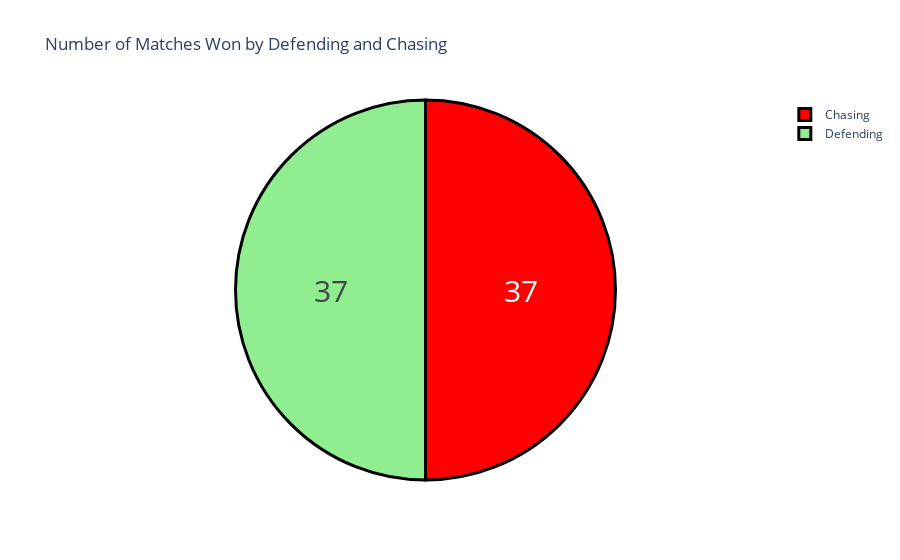

The code cell stored with this chart in its notebook:
### Code cell
won_by = df["won_by"].value_counts()
label = won_by.index
counts = won_by.values
colors = ["red" , "lightgreen"]
fig = go.Figure(data = [go.Pie(labels = label , values = counts)])
fig.update_layout(title_text="Number of Matches Won by Defending and Chasing")
fig.update_traces(hoverinfo ="label+percent" , textinfo = "value", textfont_size = 30 ,
                  marker = dict(colors = colors , line = dict(color = "black"  , width = 3)) )

### Figure 1 — Plotly figure (JSON) as saved in the notebook; plotly's stock layout.template omitted (floating-point values rounded to 4 significant figures)
{"data": [{"hoverinfo": "label+percent", "labels": ["Chasing", "Defending"], "marker": {"colors": ["red", "lightgreen"], "line": {"color": "black", "width": 3}}, "textfont": {"size": 30}, "textinfo": "value", "type": "pie", "values": [37, 37]}], "layout": {"title": {"text": "Number of Matches Won by Defending and Chasing"}}}
